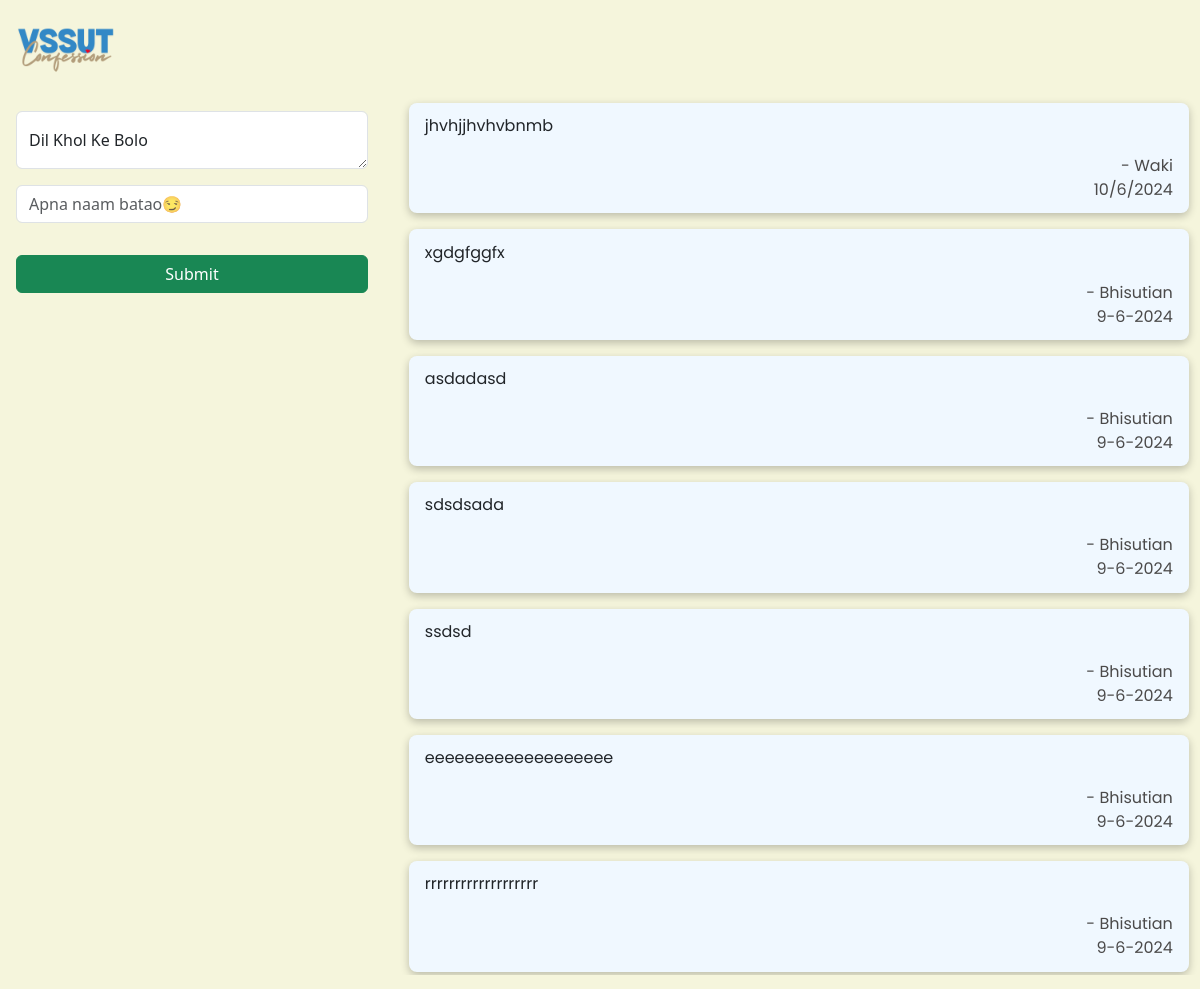
The page / on the database its author committed.
### app.py (models this page shows)
class Confessions(db.Model):
    Id = db.Column(db.Integer, primary_key=True)
    Confession = db.Column(db.String(1000), nullable=False)
    Name = db.Column(db.String(100),nullable=False)
    Date = db.Column(db.String,default=date)
    Approved = db.Column(db.Boolean, default=False)

### app.py (the view)
@app.route('/')
def index():
    confessions = Confessions.query.filter_by(Approved=True).order_by(Confessions.Id.desc()).all()
    return render_template('index.html', confessions=confessions)

### templates/index.html (shortened to what this page needs)
<!DOCTYPE html>
<html lang="en">
    <head>
        <link rel="stylesheet" href="../static/CSS/style.css">
        <link href="https://cdn.jsdelivr.net/npm/bootstrap@5.3.3/dist/css/bootstrap.min.css" rel="stylesheet">
    </head>
    <body>
        <div class="main">
            <div class="logo">
                <img src="../static/Asset/vssutconfession logo.png" alt="">
            </div>
            <div class="hero">
                <form action="/submit" method="POST" >
                <div class="inputSection">
                    <div class="inputConfession">
                        <div class="form-floating">
                            <form action="/submit" method="POST">
                            <textarea class="form-control"
                            name="confession"
                            placeholder="Dil Khol Ke Bolo"
                            id="floatingTextarea2" style="max-height: 50vh"></textarea>
                            <label >Dil Khol Ke Bolo</label>
                        </div>
                    </div>
                    <div class="name">
                        <input type="text" class="form-control"
                        name="name"
                        placeholder="Apna naam batao😏">
                    </div>
                    <button type="submit" class="btn btn-success" style="margin-top: 1rem;
                    ">Submit</button>
                </div>
            </form>
                <div class="confessionTray">
                    {% for confession in confessions %}
                    <div class="confession">
                        <p>
                            {{confession.Confession}}
                        </p>
                        <p style="text-align: end;
                        color: rgb(75, 74, 74); margin: 0;">
                            - {{confession.Name}} <br>
                            <span>
                                {{confession.Date}}
                            </span>
                        </p>
                    </div>
                    {% endfor %}
                </div>
            </div>
        </div>
    </body>
</html>

### static/CSS/style.css (style rules this page uses)
* { margin: 0; padding: 0; }
.main { height: 100dvh; background-color: beige; overflow: hidden; }
.main .logo { display: flex; align-items: center; justify-content: space-between; margin-top: -5px; object-fit: cover; }
.main .logo img { z-index: 100; height: 100px; padding-left: 1rem; }
.confessionTray { height: 89vh; overflow-y: scroll; padding: 0.5rem 0.7rem; }
.inputSection { max-height: 100dvh; display: flex; flex-direction: column; gap: 1rem; padding: 1rem; width: 32vw; }
.confession { backdrop-filter: blur(1.5px); background-color: aliceblue; box-shadow: rgba(0, 0, 0, 0.24) 0px 3px 8px; margin-bottom: 1rem; width: 65vw; font-family: poppins; padding: 0.7rem 1rem ; border-radius: 0.5rem; backdrop-filter:blur(1px); }
.hero { display: flex; flex-direction: row; justify-content: space-between; height: 90vh; }

### rows shown on the page
Confessions: Confession "jhvhjjhvhvbnmb", Name "Waki", Date "10/6/2024"
Confessions: Confession "xgdgfggfx", Name "Bhisutian", Date "9-6-2024"
Confessions: Confession "asdadasd", Name "Bhisutian", Date "9-6-2024"
Confessions: Confession "sdsdsada", Name "Bhisutian", Date "9-6-2024"
Confessions: Confession "ssdsd", Name "Bhisutian", Date "9-6-2024"
Confessions: Confession "eeeeeeeeeeeeeeeeeee", Name "Bhisutian", Date "9-6-2024"
Confessions: Confession "rrrrrrrrrrrrrrrrrrr", Name "Bhisutian", Date "9-6-2024"
